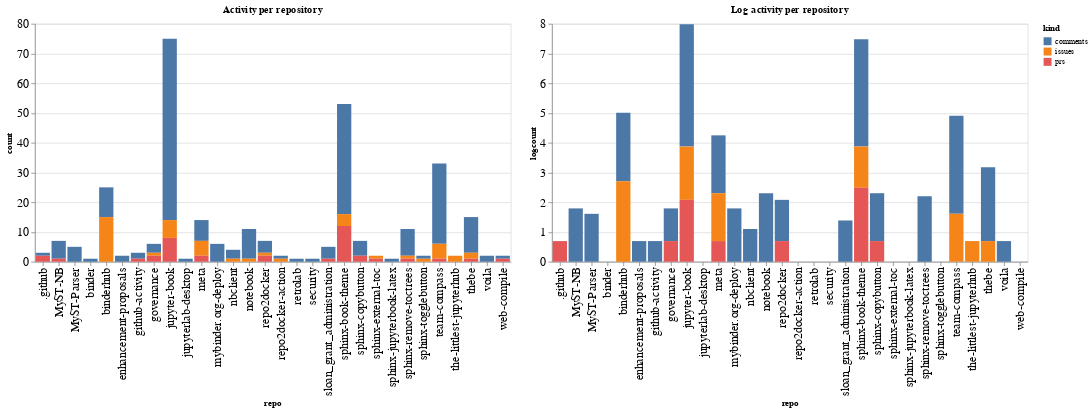

Notebook code cell kept with this figure:
### Code cell
ch1 = alt.Chart(repo_summaries, width=600, title="Activity per repository").mark_bar().encode(
    x='repo',
    y='count',
    color='kind',
    tooltip="kind"
)

ch2 = alt.Chart(repo_summaries, width=600, title="Log activity per repository").mark_bar().encode(
    x='repo',
    y='logcount',
    color='kind',
    tooltip="kind"
)

ch1 | ch2

### Figure 1 — Vega-Lite specification as saved in the notebook (floating-point values rounded to 4 significant figures)
{"config": {"axisLeft": {"labelFontSize": 15}, "axisBottom": {"labelFontSize": 15}}, "hconcat": [{"mark": "bar", "encoding": {"color": {"type": "nominal", "field": "kind"}, "tooltip": {"type": "nominal", "field": "kind"}, "x": {"type": "nominal", "field": "repo"}, "y": {"type": "quantitative", "field": "count"}}, "title": "Activity per repository", "width": 600}, {"mark": "bar", "encoding": {"color": {"type": "nominal", "field": "kind"}, "tooltip": {"type": "nominal", "field": "kind"}, "x": {"type": "nominal", "field": "repo"}, "y": {"type": "quantitative", "field": "logcount"}}, "title": "Log activity per repository", "width": 600}], "data": {"name": "data-9b9d43f204830dfb26cec580b25c78e2"}, "$schema": "https://vega.github.io/schema/vega-lite/v4.8.1.json", "datasets": {"data-9b9d43f204830dfb26cec580b25c78e2": [{"repo": ".github", "kind": "comments", "count": 1, "logcount": 0.0}, {"repo": ".github", "kind": "prs", "count": 2, "logcount": 0.6931}, {"repo": "MyST-NB", "kind": "comments", "count": 6, "logcount": 1.792}, {"repo": "MyST-NB", "kind": "prs", "count": 1, "logcount": 0.0}, {"repo": "MyST-Parser", "kind": "comments", "count": 5, "logcount": 1.609}, {"repo": "binder", "kind": "comments", "count": 1, "logcount": 0.0}, {"repo": "binderhub", "kind": "comments", "count": 10, "logcount": 2.303}, {"repo": "binderhub", "kind": "issues", "count": 15, "logcount": 2.708}, {"repo": "enhancement-proposals", "kind": "comments", "count": 2, "logcount": 0.6931}, {"repo": "github-activity", "kind": "comments", "count": 2, "logcount": 0.6931}, {"repo": "github-activity", "kind": "prs", "count": 1, "logcount": 0.0}, {"repo": "governance", "kind": "comments", "count": 3, "logcount": 1.099}, {"repo": "governance", "kind": "issues", "count": 1, "logcount": 0.0}, {"repo": "governance", "kind": "prs", "count": 2, "logcount": 0.6931}, {"repo": "jupyter-book", "kind": "comments", "count": 61, "logcount": 4.111}, {"repo": "jupyter-book", "kind": "issues", "count": 6, "logcount": 1.792}, {"repo": "jupyter-book", "kind": "prs", "count": 8, "logcount": 2.079}, {"repo": "jupyterlab-desktop", "kind": "comments", "count": 1, "logcount": 0.0}, {"repo": "meta", "kind": "comments", "count": 7, "logcount": 1.946}, {"repo": "meta", "kind": "issues", "count": 5, "logcount": 1.609}, {"repo": "meta", "kind": "prs", "count": 2, "logcount": 0.6931}, {"repo": "mybinder.org-deploy", "kind": "comments", "count": 6, "logcount": 1.792}, {"repo": "nbclient", "kind": "comments", "count": 3, "logcount": 1.099}, {"repo": "nbclient", "kind": "issues", "count": 1, "logcount": 0.0}, {"repo": "notebook", "kind": "comments", "count": 10, "logcount": 2.303}, {"repo": "notebook", "kind": "issues", "count": 1, "logcount": 0.0}, {"repo": "repo2docker", "kind": "comments", "count": 4, "logcount": 1.386}, {"repo": "repo2docker", "kind": "issues", "count": 1, "logcount": 0.0}, {"repo": "repo2docker", "kind": "prs", "count": 2, "logcount": 0.6931}, {"repo": "repo2docker-action", "kind": "comments", "count": 1, "logcount": 0.0}, {"repo": "repo2docker-action", "kind": "issues", "count": 1, "logcount": 0.0}, {"repo": "retrolab", "kind": "comments", "count": 1, "logcount": 0.0}, {"repo": "security", "kind": "comments", "count": 1, "logcount": 0.0}, {"repo": "sloan_grant_administration", "kind": "comments", "count": 4, "logcount": 1.386}, {"repo": "sloan_grant_administration", "kind": "prs", "count": 1, "logcount": 0.0}, {"repo": "sphinx-book-theme", "kind": "comments", "count": 37, "logcount": 3.611}, {"repo": "sphinx-book-theme", "kind": "issues", "count": 4, "logcount": 1.386}, {"repo": "sphinx-book-theme", "kind": "prs", "count": 12, "logcount": 2.485}, {"repo": "sphinx-copybutton", "kind": "comments", "count": 5, "logcount": 1.609}, {"repo": "sphinx-copybutton", "kind": "prs", "count": 2, "logcount": 0.6931}, {"repo": "sphinx-external-toc", "kind": "issues", "count": 1, "logcount": 0.0}, {"repo": "sphinx-external-toc", "kind": "prs", "count": 1, "logcount": 0.0}, {"repo": "sphinx-jupyterbook-latex", "kind": "comments", "count": 1, "logcount": 0.0}, {"repo": "sphinx-remove-toctrees", "kind": "comments", "count": 9, "logcount": 2.197}, {"repo": "sphinx-remove-toctrees", "kind": "issues", "count": 1, "logcount": 0.0}, {"repo": "sphinx-remove-toctrees", "kind": "prs", "count": 1, "logcount": 0.0}, {"repo": "sphinx-togglebutton", "kind": "comments", "count": 1, "logcount": 0.0}, {"repo": "sphinx-togglebutton", "kind": "issues", "count": 1, "logcount": 0.0}, {"repo": "team-compass", "kind": "comments", "count": 27, "logcount": 3.296}, {"repo": "team-compass", "kind": "issues", "count": 5, "logcount": 1.609}, {"repo": "team-compass", "kind": "prs", "count": 1, "logcount": 0.0}, {"repo": "the-littlest-jupyterhub", "kind": "issues", "count": 2, "logcount": 0.6931}, {"repo": "thebe", "kind": "comments", "count": 12, "logcount": 2.485}, {"repo": "thebe", "kind": "issues", "count": 2, "logcount": 0.6931}, {"repo": "thebe", "kind": "prs", "count": 1, "logcount": 0.0}, {"repo": "voila", "kind": "comments", "count": 2, "logcount": 0.6931}, {"repo": "web-compile", "kind": "comments", "count": 1, "logcount": 0.0}, {"repo": "web-compile", "kind": "prs", "count": 1, "logcount": 0.0}]}}
